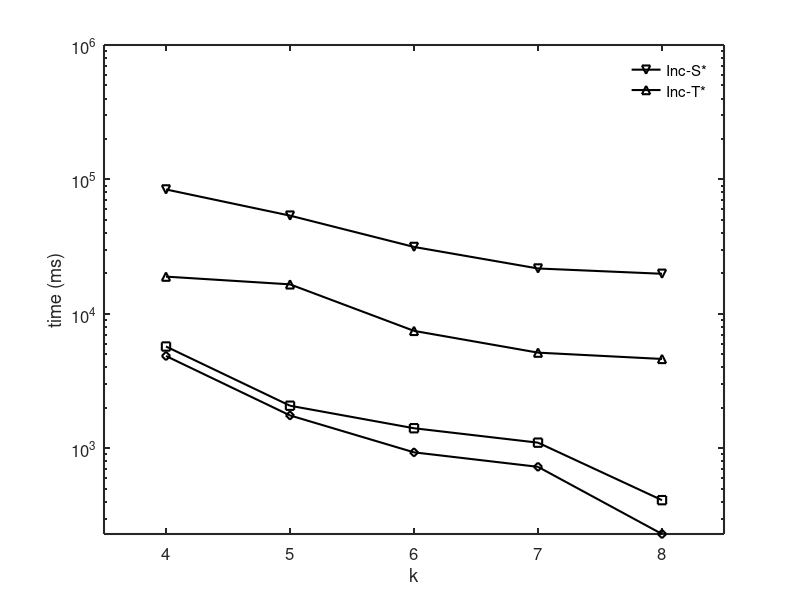

This figure's MATLAB source:
set(gcf,'color',[1, 1, 1]);
set(gcf,'unit','centimeters','position',[10 5 9 7]);

x = [1, 2, 3, 4, 5];
y1 = [5720.999618	2074.961622	1410.909602	1102.100302	411.7221082];
y2 = [4862.346676	1757.200302	933.710148	728.538995	230.5936899];
y3 = [84262.33	53823.22	31480.96	21765.56	19882.12];
y4 = [18935	16584.97	7475.86	5149.83	4621.99];


p1= semilogy(x, y1, '-ks');
hold on;
p2 = semilogy(x, y2, '-kd');
hold on;
p3 = semilogy(x, y3, '-kv');
hold on;
p4 = semilogy(x, y4, '-k^');
hold on;

xlabel('k');
ylabel('time (ms)');

axis([0.5 5.5 0.0 1000000]);

set(gca, 'xtick', 1:5, 'XTickLabel', {'4','5','6','7','8'});
%leg=legend('basic-g','basic-w','Inc-S','Inc-T','Dec', 1);
%set(leg,'edgecolor','white');

set(findall(gcf,'type','line'),'linewidth',1.5);
set(gca, 'FontSize', 12);
leg1 = legend([p1, p2],'Inc-S','Inc-T');
set(leg1,'edgecolor','white');

set(gca, 'LineWidth', 1.5);
ah=axes('position',get(gca,'position'),'visible','off');
set(gca, 'FontSize', 12);
leg2 = legend(ah,[p3, p4],'Inc-S*','Inc-T*');
set(leg2,'edgecolor','white');

set(gca, 'FontSize', 12);
set(get(gca, 'XLabel'), 'FontSize',12);
set(get(gca, 'YLabel'), 'FontSize',12);
set(findall(gcf,'type','line'),'linewidth',1.5);
set(gca, 'LineWidth', 1.5);
